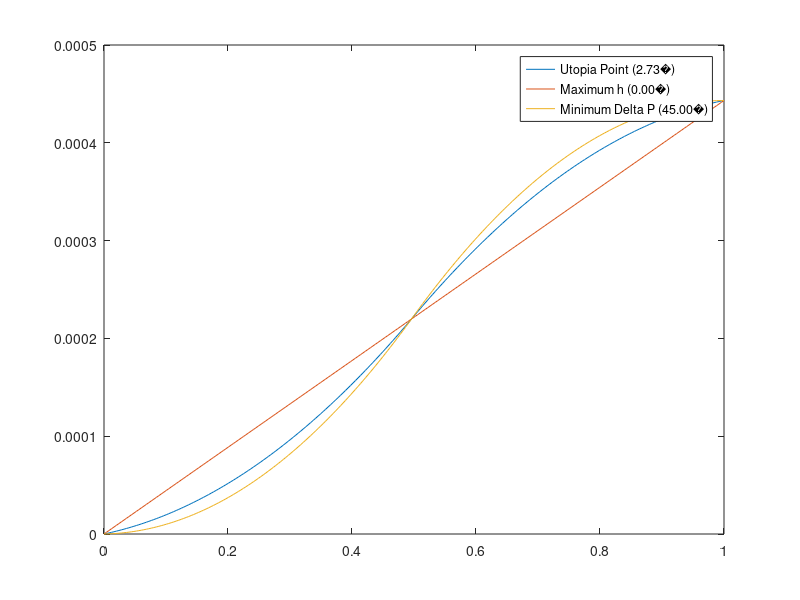

Write MATLAB code to recreate this figure.
%

clc, clear;

% ---------------- Defining all constants-------------------------- %
% --------- ALL CONSTANTS BEGIN WITH A CAPITAL LETTER ------------- %
% Length of pipe (m)
L = 1;
% Gravitational constant (m/s^2)
G = 9.81;
% Inlet temperature of fluid (K)
T_inlet = 373.15;
% Saturation temperature of water (K)
T_sat = 373.15;
% Latent heat of vaporization, valid at 373.15 K (J/kg)
H_fv = 2256E03;
% Density of saturated water at 373.15 K (kg/m^3)
RHO_f = 958.05;
% Density of saturated steam at 373.15 K (kg/m^3)
RHO_v = 0.590;
% Specific heat of liquid water at constant pressure (J/kg*K)
C_pf = 4181.3; %use NIST to make sure this is correct when I know the temperature
% Thermal conductivity of water of saturdated water at 373.15 K (W/mK)
K_f = 0.67703;
% Dynamic viscosity of saturdated water at 373.15 K (Pa*s)
MU_f = 0.0002814;
% Dynamic viscosity of saturated steam at 373.15 K (Pa*s)
MU_v = 11.97E-06;
% Prandlt number for saturated water at 373.15 K (Dimensionless)
PR = 1.76;
% Average specific volume of saturated water/steam at 373.15 K (m^3/kg)
V_avg = 1 / RHO_v - 1 / RHO_f;
% Surface tension of saturated water at 373.15 K (N/m)
SIGMA = 58.9e-03;
% Multiplication factor for calculating heat transfer coefficient for water
G_sf = 1;
% Vertical incline of pipe
THETA = 0;

% --------------- Independent variables -------------------------
% Mass flow rate (kg/s)
% massflow = linspace(0.5,1.5,10);
massflow = 0.5;
% Inlet diameter satisfying confinement number (m)
% inlet_diameter = linspace(0.006,0.1, 10);
inlet_diameter = 0.01;
% Pipe angle in degrees
pipe_angle = linspace(0,45,100); 
% Heat inputs from 500 W to 5 MW in multiples of 10
% heat_input = 5*logspace(2,6,5);
heat_input = 500;
%
z = linspace(0, L, 250); % Consider making this an odd number so I get the middle section
% or use some other mathematical method to reduce error
z_increment = z(2) - z(1);

% ------------ Preallocation of memory for arrays ---------------

quality = zeros(length(massflow), length(pipe_angle), length(inlet_diameter), length(heat_input), length(z));
quality_h = zeros(length(massflow), length(pipe_angle), length(inlet_diameter), length(heat_input), length(z));
quality_p = zeros(length(massflow), length(pipe_angle), length(inlet_diameter), length(heat_input), length(z) - 1);
alpha = zeros(length(massflow), length(pipe_angle), length(inlet_diameter), length(heat_input), length(z));
% Order this one in a way that I can easily few the data when selecting the
% variable
diam_z = zeros(length(inlet_diameter),length(pipe_angle), length(z));
surface_area = zeros(length(inlet_diameter), length(pipe_angle));
cross_area = zeros(length(inlet_diameter), length(pipe_angle), length(z));
% h_inc = zeros(length(z));
h_inc = linspace(0, 0, 250); % Why is this necessary
h = zeros(length(massflow), length(pipe_angle), length(inlet_diameter), length(heat_input));
pressure_inc = linspace(0, 0, 249); % Why is this necessary
pressure_drop = zeros(length(massflow), length(pipe_angle), length(inlet_diameter), length(heat_input));

%
% ----------------- Calculating diameter as a function of z for every pipe
% angle ahead of time (this way it is not done every time there is a new
% heat input, inlet diameter, or massflow)
%       This loop also avoids any and all conditionals (saves time)

%Do = 0.1;
for i = 1:length(inlet_diameter)
    for j = 1:length(pipe_angle)
        
        surface_area(i,j) = pi*inlet_diameter(i)*L + pi*L^2*tand(pipe_angle(j))/2;
        
        for k = 1:length(z)/2
            diam_z(i,j,k) = inlet_diameter(i) + 2*z(k)*tand(pipe_angle(j));
            cross_area(i,j,k) = 0.25*pi*diam_z(i,j,k)*diam_z(i,j,k);
        end

        for k = length(z)/2:length(z)
            diam_z(i,j,k) = inlet_diameter(i) + 2*L*tand(pipe_angle(j)) - 2*z(k)*tand(pipe_angle(j));
            cross_area(i,j,k) = 0.25*pi*diam_z(i,j,k)*diam_z(i,j,k);
        end
    end
end

for i = 1:length(massflow)
    w = massflow(i);
    for j = 1:length(pipe_angle)
        phi = pipe_angle(j);
        for k = 1:length(inlet_diameter)
            d0 = inlet_diameter(k);
            for m = 1:length(heat_input)
                q_flux = heat_input(m)/surface_area(k,j); % I may be able 
                % change the order of these loops in order to avoid
                % initializing this variable too many times
                % Quality(i,j,k,m,1) is supposed to equal zero, so I dont
                % need to change anything since I already initialized it to
                % that
                for n = 2:length(z)
                    z1 = z(n); % For future versions, just use z(n) and z(n-1)
                    z0 = z(n-1);
                    D = diam_z(k,j,n);
                    A = cross_area(k,j,n); % Same as above
                    
                    %Xe(count1, count2, count3, count4, count5) = ...
                    %    (-Cp_f*(Tsat-Ti))/hfg + (pi*D*q*z(count5))/(W*hfg);
                    % In Nick's code, his quality calculations are the same
                    % (I think), yet he gets different values for each one
                    % But, my regular (utopia) quality calcs are "correct"
                    % Replace (z1 -z0) with a global z_increment constant
                    quality(i,j,k,m,n) = (-C_pf*(T_sat - T_inlet))/H_fv + ...
                        (pi*D*q_flux*(z1 - z0))/(w*H_fv) + quality(i,j,k,m,n-1);
                    quality_h(i,j,k,m,n) = quality(i,j,k,m,n); % Optimize this
                    % These are the "correct" values for both arrays
                    
                    if quality(i,j,k,m,n) > 1
                        quality(i,j,k,m,n) = 1;
                    end
                    
                    alpha(i,j,k,m,n) = 1/(1 + RHO_v/RHO_f)*...
                        (1 - quality(i,j,k,m,n));
                    
                    if quality_h(i,j,k,m,n) > 0.8
                       quality_h(i,j,k,m,n) = NaN; 
                    end
                    
                    % ---------------------------------------------------
                    % Everything after this can use further optimization
                    
                    u = w/(RHO_f.*A); % Calculating velocity of single phase (m/s)
                    Re = RHO_f*u*D/MU_f; % Reynolds number at specific conditions
               
                    if Re < 2000
                        error(['Flow cannot be laminar. Change input'...
                            'conditions, i.e. increase massflow or '...
                            'decrease diameter.'])
                    elseif Re > 5e6
                        error(['Flow is too turbulent. Change input'...
                            'conditions, i.e decrease massflow or '...
                            'increase diameter.'])
                    end
                    
                    darcyf = (0.79*log(Re)-1.64)^2; % Calculating darcy friction factor
                    % for smooth pipes
                    hsp = (K_f/D)*(darcyf/8*(Re - 1000)*PR)/...
                        (1 + 12.7*(darcyf/8)^0.5*(PR^(2/3)-1)); % Calculating
                    % single phase convection coefficient
                    
                    if (w/(A*RHO_f))^2/(G*D) >= 0.04 % Conditional statement to 
                        % determine FFr (what is FFr)
                        FFr = 1;
                    else % Figure out where this equation comes from and make s
                        % sure that the order of operations is working
                        % correctly
                        FFr = 2.63*((w/(A*RHO_f))^2/(G*D))^0.3;
                    end
                    
                    % Heat transfer coefficient increment eq 1 (check
                    % OoO's)
                    h_inc1 = hsp*(0.6683*(RHO_f/RHO_v)^0.1*...
                        quality_h(i,j,k,m,n)^0.16*...
                        (1-quality_h(i,j,k,m,n))^0.64...
                        *FFr+1058*(q_flux*A/w/H_fv)^0.7*(1-... % Whats up with all these divisions?
                        quality_h(i,j,k,m,n))^0.8*G_sf);
                    % Heat transfer coefficient increment eq 2
                    h_inc2 = hsp*(1.136*(RHO_f/RHO_v)^0.45*...
                        quality_h(i,j,k,m,n)^0.72*...
                        (1-quality_h(i,j,k,m,n))^0.08...
                        *FFr+667.2*(q_flux*A/w/H_fv)^0.7*(1-... % Whats up with all these divisions?
                        quality_h(i,j,k,m,n))^0.8*G_sf);
                    if h_inc1 >= h_inc2 
                        h_inc(n) = h_inc1;
                    else
                        h_inc(n) = h_inc2;
                    end
                    
                    % Why is this here?
                    if sqrt(SIGMA/(G*(RHO_f-RHO_v)))/D >= 0.5 % Setting
                        % confinement number limit
                        h(i,j,k,m) = NaN;
                    else
                        h(i,j,k,m) = mean(h_inc);
                    end
                    
                    %-----------------------------------------------------
                end
                
                for n = 1:(length(z) - 1)
                    % z1 = z(n); % For future versions, just use z(n) and z(n-1)
                    % z0 = z(n - 1);
                    D = diam_z(k,j,n); % This is the second time I am calculating these,
                    A = cross_area(k,j,n); % so precalculate them and store in an array
                    quality_p(i,j,k,m,n + 1) = (-C_pf*(T_sat - T_inlet))/H_fv + ...
                        (pi*D*q_flux*(z_increment))/(w*H_fv) + quality_p(i,j,k,m,n);
                    
                    % Ideally, remove these conditionals and use some kind
                    % of array to store c and n values
                    G = w/A; %Calculating mass flow rate per area(kg/m^2*s)
                    if G*D/ MU_f < 2300 %Determining c and n constants for two-phase friction factor
                        c = 16;
                        N = 1; % Capital N to avoid mixing up loop index (don't use n in the future)
                    elseif G*D/MU_f > 20000
                        c = 0.046;
                        N = 0.20;
                    else 
                        c = 0.079;
                        N = 0.25;
                    end
                    
                    ffo = c/(G*D/MU_f)^N; 
                    MU_bar = quality_p(i,j,k,m,n)*MU_v...
                        + (1-quality_p(i,j,k,m,n))*MU_f;
                    fTP = ffo*(MU_bar/MU_f)^N; 
                    pressure_inc(n) = (2/D*fTP/RHO_f*G^2*(1+...
                        quality_p(i,j,k,m,n)*V_avg*RHO_f) + G^2*V_avg*...
                        (pi*D*q_flux)/(w*H_fv) + G*sin(THETA)/(1/RHO_f+...
                        quality_p(i,j,k,m,n)*V_avg))*(z_increment);
                end
                pressure_drop(i,j,k,m) = sum(pressure_inc);
            end
        end
    end
end

h_inverse = 1./h;

% For the 4 calculations below, I may need to add the (:) to each of the 4D
% arrays when I add more inputs
[pressure_min, pressure_min_index] = min(pressure_drop);
[pressure_max, pressure_max_index] = max(pressure_drop);
[h_inv_min, h_inv_min_index] = min(h_inverse);
[h_inv_max, h_inv_max_index] = max(h_inverse);

% Normalized pressure and heat transfer vector
normalized_pressure = (pressure_drop - pressure_min)./(pressure_max - pressure_min);
normalized_h_inv = (h_inverse - h_inv_min)./(h_inv_max - h_inv_min);

distance = sqrt(normalized_pressure.*normalized_pressure + normalized_h_inv.*normalized_h_inv);

[distance_min, distance_min_index] = min(distance(:));
[h_max, h_max_index] = max(h); % Potentially unnecessary line

% Enbsure that this is the proper use of these functions
[a,b,c,d] = ind2sub(size(distance), distance_min_index); % Dont necessarily be concerned about getting different indices for this, they should be different
[a_h,b_h,c_h,d_h] = ind2sub(size(h), h_max_index);
[a_p,b_p,c_p,d_p] = ind2sub(size(pressure_drop), pressure_min_index);

% Find a more efficient way to to these (use matrices)
massflow_utopia = massflow(a);
angle_utopia = pipe_angle(b);
diameter_utopia = inlet_diameter(c);
heat_utopia = heat_input(d);

massflow_max_h = massflow(a_h);
angle_max_h = pipe_angle(b_h);
diameter_max_h = inlet_diameter(c_h);
heat_max_h = heat_input(d_h);

massflow_min_pressure = massflow(a_p);
angle_min_pressure = pipe_angle(b_p);
diameter_min_pressure = inlet_diameter(c_p);
heat_min_pressure = heat_input(d_p);

% Plots that I want to do
% Quality as a function of axial distance
% Exit quality as a function of pipe angle
% Change in quality for each pipe increment (for a given angle)

% Figure out what this is doing and find a cleaner way to do it
plot(z, reshape(quality(1,b,1,1,:), 1, [])); % massflow, utopia angle, inlet diam, heat, every z increment
hold on;
plot(z, reshape(quality(1,b_h,1,1,:), 1, [])); % massflow, utopia angle, inlet diam, heat, every z increment
plot(z, reshape(quality(1,b_p,1,1,:), 1, [])); % massflow, utopia angle, inlet diam, heat, every z increment
str1 = sprintf(['Utopia Point (%.2f' char(176) ')'], angle_utopia);
str2 = sprintf(['Maximum h (%.2f' char(176) ')'], angle_max_h);
str3 = sprintf(['Minimum Delta P (%.2f' char(176) ')'], angle_min_pressure);
legend(str1, str2, str3);